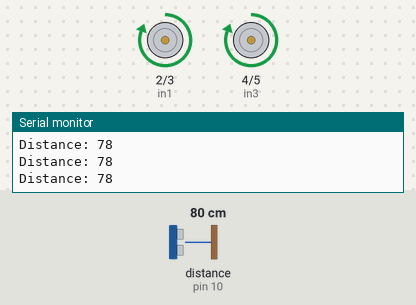
Recording of a sketch running on a simulated Arduino Uno, built with avr-gcc and run on an emulated ATmega328P. On the bench: motor-driver pin pairs drawn as motors (green arrow = first pin HIGH = forward, orange = second pin HIGH = backward, longer = more drive), the last lines printed to the serial monitor. Wiring (inferred from the names in the program): ultrasonic range finder: trigger pin 9; echo pin 10. The test bench sets the inputs (shaded band); at power-on: distance to the obstacle (sensor on pin 10) 80 cm. The echo pulse lasts 58.3 µs per cm.

Above: at 1.2 s.
1.3 s: distance to the obstacle (sensor on pin 10) set to 24 cm
2.8 s: distance to the obstacle (sensor on pin 10) set to 19 cm
At 3.4 s:
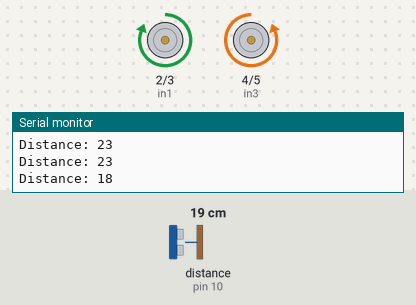
5.8 s: distance to the obstacle (sensor on pin 10) set to 35 cm
At 6.8 s:
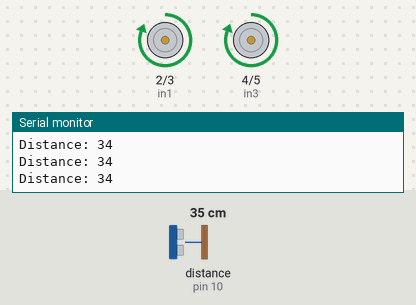
7.5 s: distance to the obstacle (sensor on pin 10) set to 2 cm
At 7.65 s:
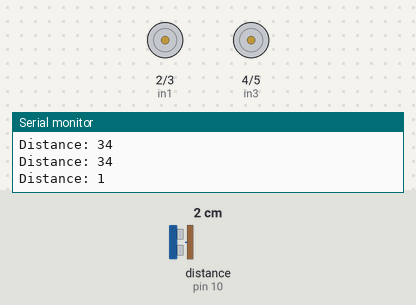
Timing chart, 0 to 11.5 s (numbered marks = the images above; inputs shaded):
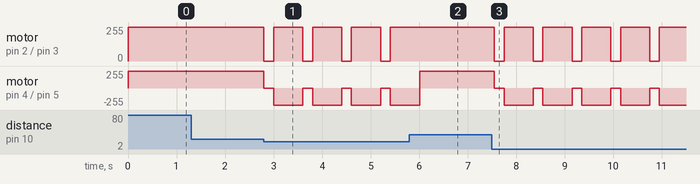

Measured:
- the behaviour switches between 22 and 21 cm on distance to the obstacle (sensor on pin 10) (found by bisection; images 0 and 1)
- after the input at 2.8 s, motor on pin 2 (in1) / pin 3 (in2): alternates forward 255/255 for 0.60 s and stopped for 0.20 s, starting at once; motor on pin 4 (in3) / pin 5 (in4): alternates backward 255/255 for 0.60 s and stopped for 0.20 s, starting at once
- after the input at 5.8 s, motor on pin 2 (in1) / pin 3 (in2): stops changing and stays forward 255/255
- after the input at 7.5 s, motor on pin 2 (in1) / pin 3 (in2): alternates forward 255/255 for 0.60 s and stopped for 0.20 s, starting after 0.05 s; motor on pin 4 (in3) / pin 5 (in4): alternates backward 255/255 for 0.60 s and stopped for 0.20 s, starting after 0.05 s

The sketch:

car.ino
```cpp
int trigPin = 9;
int echoPin = 10;

// Motor pins
int in1 = 2;
int in2 = 3;
int in3 = 4;
int in4 = 5;

long duration;
int distance;

void setup() {
  Serial.begin(9600);

  pinMode(trigPin, OUTPUT);
  pinMode(echoPin, INPUT);

  pinMode(in1, OUTPUT);
  pinMode(in2, OUTPUT);
  pinMode(in3, OUTPUT);
  pinMode(in4, OUTPUT);
}

int getDistance() {
  digitalWrite(trigPin, LOW);
  delayMicroseconds(2);

  digitalWrite(trigPin, HIGH);
  delayMicroseconds(10);
  digitalWrite(trigPin, LOW);

  duration = pulseIn(echoPin, HIGH);
  distance = duration * 0.034 / 2;

  return distance;
}

void moveForward() {
  digitalWrite(in1, HIGH);
  digitalWrite(in2, LOW);
  digitalWrite(in3, HIGH);
  digitalWrite(in4, LOW);
}

void stopCar() {
  digitalWrite(in1, LOW);
  digitalWrite(in2, LOW);
  digitalWrite(in3, LOW);
  digitalWrite(in4, LOW);
}

void turnRight() {
  digitalWrite(in1, HIGH);
  digitalWrite(in2, LOW);
  digitalWrite(in3, LOW);
  digitalWrite(in4, HIGH);
  delay(500);
}

void loop() {
  int dist = getDistance();

  Serial.print("Distance: ");
  Serial.println(dist);

  if (dist > 20) {
    moveForward();
  }
  else {
    stopCar();
    delay(200);
    turnRight();
  }

  delay(100);
}
```
